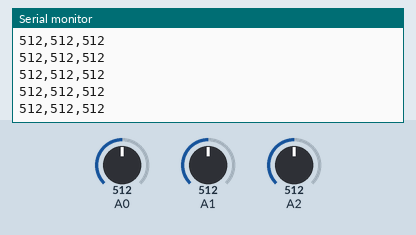
Recording of a sketch running on a simulated Arduino Uno, built with avr-gcc and run on an emulated ATmega328P. Shown: the last lines printed to the serial monitor. Inputs (shaded band) come from the test bench; at power-on: A0 = 512, A1 = 512, A2 = 512.

Above: at 1.2 s.
1.3 s: A0 set to 11
At 2.2 s:
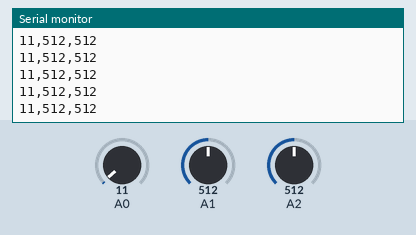
4.3 s: A0 set to 8
At 5.2 s:
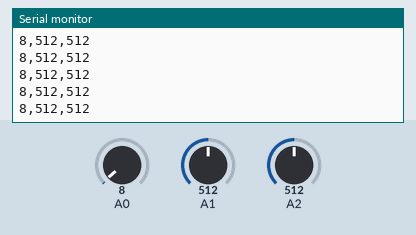
5.8 s: A0 set to 95
At 6.4 s:
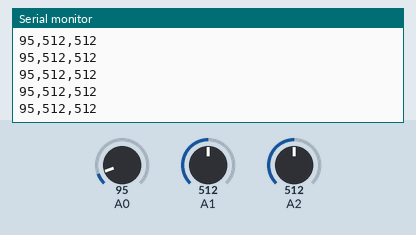
7.3 s: A0 set to 104
At 8.3 s:
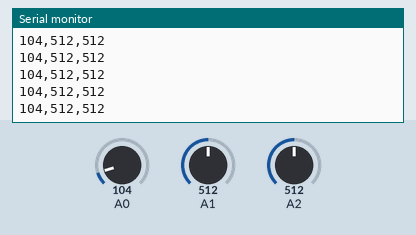
Timing chart, 0 to 10.3 s (numbered marks = the images above; inputs shaded):
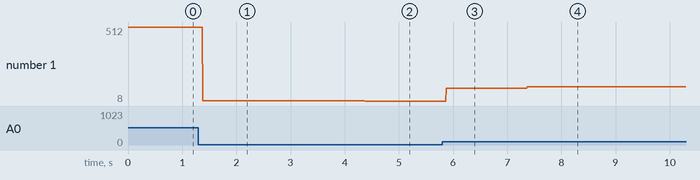

Measured:
- after the input at 1.3 s, the serial monitor: prints a new line after 0.08 s (image 1)
- after the input at 4.3 s, the serial monitor: prints a new line after 0.07 s (image 2)
- after the input at 5.8 s, the serial monitor: prints a new line after 0.07 s (image 3)
- after the input at 7.3 s, the serial monitor: prints a new line after 0.07 s (image 4)
- plotted number 1: 512 → 11 after the input at 1.3 s, 11 → 8 after the input at 4.3 s, 8 → 95 after the input at 5.8 s, 95 → 104 after the input at 7.3 s

The sketch:

arduinoDrumKit.ino
```cpp
/*
   DIGF 2004 Atelier 1
   Kate Hartman
   Experiment 3 - Study 7
   Arduino to P5.js or Processing - sending value for (3) analog sensors

   Circuit:
   resistive materials (sensors) connected to pins A0, A1, A2 using voltage divider circuits
*/

int sensor1val = A0;
int sensor2val = A1;
int sensor3val = A2;

void setup() {
  //start serial connection
  Serial.begin(9600);
}

void loop() {
  // read the sensor value
  sensor1val = analogRead(0);
  // print out the sensor value
  Serial.print(sensor1val);
  // print a comma to separate the values
  Serial.print(",");

  // read the sensor value
  sensor2val = analogRead(1);
  // print out the sensor value
  Serial.print(sensor2val);
  // print a comma to separate the values
  Serial.print(",");

  // read the sensor value
  sensor3val = analogRead(2);
  // print out the sensor value and add a line break
  Serial.println(sensor3val);

  delay(1); // the delay is necessary for the serial communication


}
```
